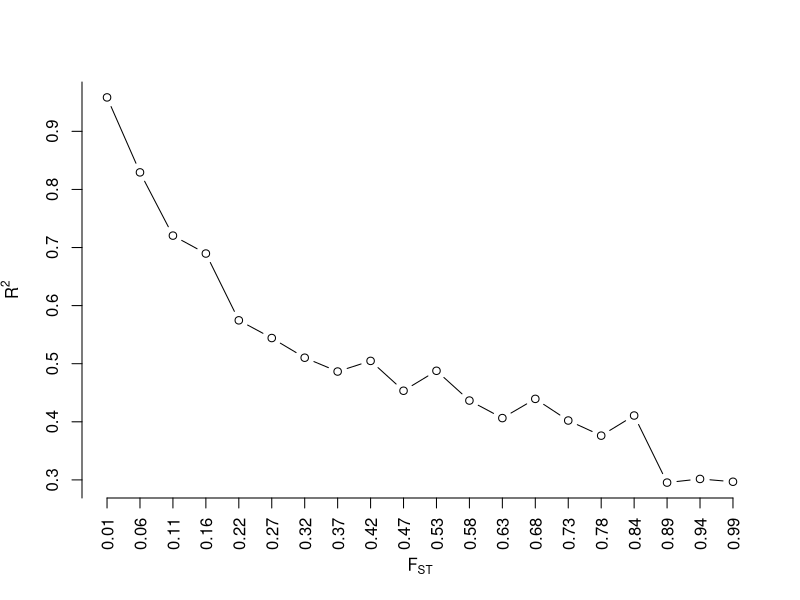
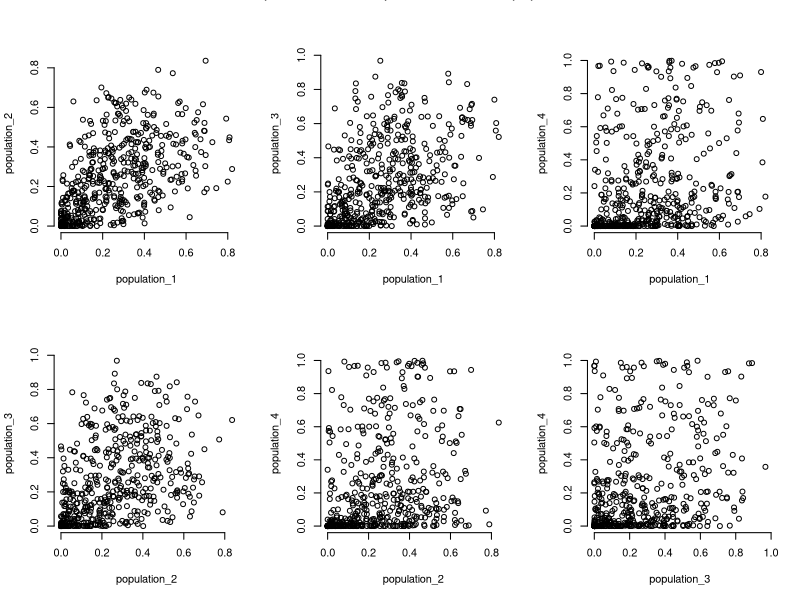
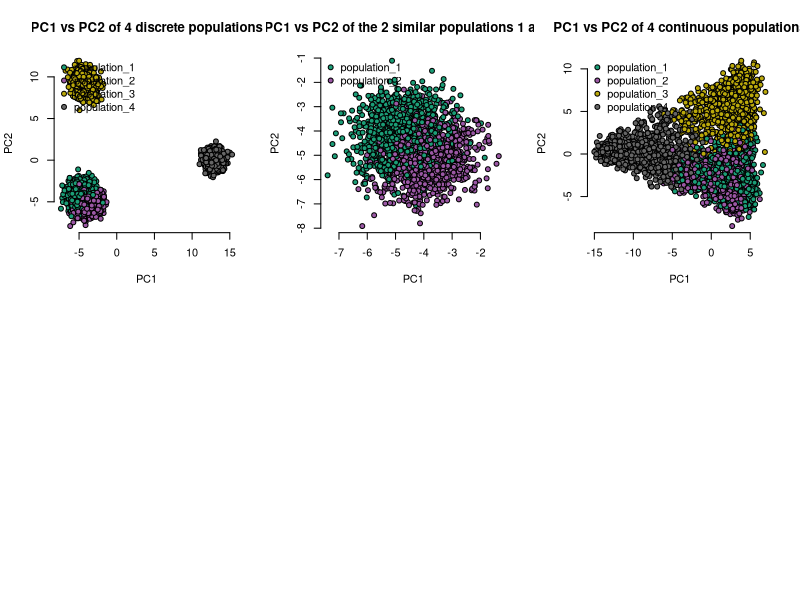

These charts were generated, in order, by the following R code:
## ---- chunk 1
library(gtools) # a library
## ---- chunk 2
M <- 500 # number of alleles or SNPs
n_pops <- 4 # number of populations
N <- 1000 # 20 individuals in each n_pops
f_pop12 <- 0.09
f_pop3 <- 0.19 # a third, distant, unrelated population
f_pop4 <- 0.4 # a fourth population
## ---- chunk 3
ancestral_allele_freqs <- runif(M, 0.01, 0.5)
sh1 <- ((1-f_pop12)/f_pop12)*ancestral_allele_freqs
sh2 <- ((1-f_pop12)/(f_pop12))*(1-ancestral_allele_freqs)
pop1_allele_freqs <- rbeta(M, shape1 = sh1, shape2 = sh2)
pop2_allele_freqs <- rbeta(M, shape1 = sh1, shape2 = sh2)
pop3_allele_freqs <- rbeta(M, shape1 = ((1-f_pop3)/f_pop3)*ancestral_allele_freqs, shape2=((1-f_pop3)/(f_pop3))*(1-ancestral_allele_freqs))
pop4_allele_freqs <- rbeta(M, shape1 = ((1-f_pop4)/f_pop4)*ancestral_allele_freqs, shape2=((1-f_pop4)/(f_pop4))*(1-ancestral_allele_freqs))

all_allele_freqs <- list(pop1_allele_freqs, pop2_allele_freqs, pop3_allele_freqs, pop4_allele_freqs)
names(all_allele_freqs) <- paste0('population_', 1:4)
## ---- chunk 4
# generate many Fst values
fst_vector <- round(seq(0.01, 0.99, length.out=20), 2) # 20 fsts ranging from 0.01 to 0.99
per_fst <- lapply(fst_vector, function(each_fst){
  
  sh1 <- ((1-each_fst)/each_fst)*ancestral_allele_freqs
  sh2 <- ((1-each_fst)/(each_fst))*(1-ancestral_allele_freqs)
  temp_allele_frq <- rbeta(M, shape1 = sh1, shape2 = sh2)
  deviation <- cor(ancestral_allele_freqs, temp_allele_frq) #|> suppressWarnings()
  return(deviation)
})
## ---- chunk 5
cor_deviation <- per_fst |> unlist()

plot(cor_deviation, frame.plot=F, xaxt='n', yaxt='n', type='b', xlab = expression(F[ST]), ylab=expression(R^2))
axis(1, at=rep(1:length(cor_deviation), by=1), labels = fst_vector, las=2)
axis(2, at=seq(0, 1, 0.1))
## ---- chunk 6
layout(matrix(c(1,2,3,4,5,6), nrow = 2, ncol = 3, byrow = T))
names_pop <- names(all_allele_freqs)
for(i in 1:4){
    for(j in 1:4){
        if(i == j){ # we don't want to plot pop1 vs pop1 e.t.c.
            next
        } else if (i < j) {
            #cor_ <- round(cor(all_allele_freqs[[i]], all_allele_freqs[[j]]), 2)
            plot(all_allele_freqs[[i]], all_allele_freqs[[j]], xlab = names_pop[i], ylab = names_pop[j], frame.plot = F)
            #abline(a=0, b=cor_, col='red')
            #mtext(cor_)
        }
    }
}
mtext('Scatterplot of allele frequencies for each population', outer = T)
## ---- chunk 7
genotypes <- lapply(seq_along(all_allele_freqs), function(i){
    matrix(data=rbinom(n=N*M, size=2, prob = all_allele_freqs[[i]]), nrow = N, ncol = M, byrow = T)
})

genotypes <- do.call(rbind, genotypes)
shuffle <- sample(1:nrow(genotypes)) # I will shuffle the data
genotypes <- genotypes[shuffle, ]
pops <- rep(names(all_allele_freqs), each=N)
pops <- pops[shuffle] # shuffle pops too, since it tells me what populations the genotypes come from

cat('Here is what the genotypes look like\n')
genotypes[1:5, 1:5]

cat('And here is what the population designation looks like \n')
pops[1:5]
## ---- chunk 8
# first change the row names of the genotype data to reflect the populations
#rownames(genotypes) <- pops
# I need to make sure that there are some variations in the SNPS - if there aren't any, I should remove them
pca_genotypes <- genotypes[ , which(apply(genotypes, 2, var) != 0)]
# PCA
pca_dt <- prcomp(pca_genotypes, scale.=T, center=T)
pca_dt$x[1:5, 1:5]
## ---- chunk 9
# colors
mycolors <- colorRampPalette(RColorBrewer::brewer.pal(8, "Dark2"))(n_pops)
#mycolors <- c('red', 'orange', 'green', 'blue')
color_coding <- factor(pops, labels = mycolors)
plot(pca_dt$x[, 'PC1'], pca_dt$x[, 'PC2'], bg=as.character(color_coding), xlab = 'PC1', ylab = 'PC2', frame.plot = F, pch=21, main='PC1 vs PC2 of 4 discrete populations')
legend('topleft', legend=names_pop, pch=c(21, 21, 21, 21), pt.bg=mycolors, bty = 'n', xpd=NA)
## ---- chunk 10
pop_names <- c('population_1', 'population_2')
idx <- which(pops %in% pop_names)
pca_12 <- pca_dt$x[idx, ]
color_coding <- factor(pops[idx], labels = mycolors[1:2])
plot(pca_12[, 'PC1'], pca_12[, 'PC2'], bg=as.character(color_coding), xlab = 'PC1', ylab = 'PC2', frame.plot = F, pch=21, main='PC1 vs PC2 of the 2 similar populations 1 and 2')
legend('topleft', legend=pop_names, pch=c(21, 21), pt.bg=mycolors[1:2], bty = 'n', xpd=NA)
## ---- chunk 11
ss <- sapply(all_allele_freqs, sum)
population_grade <- ss/sum(ss)
#population_grade <- rand_vect_cont(4, 1)
population_grade
## ---- chunk 12
q_matrix <- gtools::rdirichlet(N * n_pops, alpha = population_grade) # I want to simulate, N individuals per population
## ---- chunk 13
# assuming one individual
id1 <- q_matrix[1, ]
q_counts <- floor(id1 * M) # number of loci shared
q_counts
## ---- chunk 14
remainder_ <- M - sum(q_counts)
q_counts[which.max(q_counts)] <- q_counts[which.max(q_counts)] + remainder_
q_counts
## ---- chunk 15
q_counts_fxn <- function(q_matrix, M){
    apply(q_matrix, 1, function(each_row){
        temp <- floor(each_row * M)
        remainder_ <- M - sum(temp)
        temp[which.max(temp)] <- temp[which.max(temp)] + remainder_
        temp
    }) |> t()
}

q_counts <- q_counts_fxn(q_matrix, M)
q_counts[1:5, ] # for the first 5 individuals
## ---- chunk 16
genotypes <- matrix(NA, nrow = N*n_pops, ncol = M) # remember, N individuals per population

for(q in 1:nrow(q_counts)){
    pop_down <- 1
    m_loci <- 1:M
    i_loci <- list() # this list contains the actual loci an individual has shared among the other populations
    while(pop_down <= ncol(q_counts)){
        # sample pop 1 loci
        pop_loci <- sample(m_loci, size=q_counts[q, pop_down], replace = F)
        if(length(pop_loci) == 0){
            m_loci <- m_loci[m_loci != 0]
            i_loci[[pop_down]] <- 0
        } else {
            m_loci <- m_loci[!m_loci %in% pop_loci]
            i_loci[[pop_down]] <- pop_loci
        }
        pop_down <- pop_down + 1
    }
    
    g_loci <- lapply(seq_along(i_loci), function(i){
        temp <- all_allele_freqs[[i]][i_loci[[i]]]
        rbinom(n = length(temp), size = 2, prob = temp)
    })

    gi <- vector(mode='numeric', length = M)
    for(i in 1:n_pops){
        gi[i_loci[[i]]] <- g_loci[[i]]
    }
    
    genotypes[q, ] <- gi
    
}
## ---- chunk 17
pop <- paste0('population_', apply(q_counts, 1, which.max))
# first change the row names of the genotype data to reflect the populations
rownames(genotypes) <- pop
# I need to make sure that there are some variations in the SNPS - if there aren't any, I should remove them
pca_genotypes <- genotypes[ , which(apply(genotypes, 2, var) != 0)]
# PCA
pca_dt <- prcomp(pca_genotypes, scale.=T, center=T)
pca_dt$x[1:5, 1:5]
## ---- chunk 18
mycolors <- colorRampPalette(RColorBrewer::brewer.pal(8, "Dark2"))(n_pops)
color_coding <- factor(rownames(pca_dt$x), labels = mycolors)
plot(pca_dt$x[, 'PC1'], pca_dt$x[, 'PC2'], bg=color_coding |> as.character(), xlab = 'PC1', ylab = 'PC2', frame.plot = F, pch=21, main='PC1 vs PC2 of 4 continuous populations')
legend('topleft', legend=names_pop, pch=c(21, 21, 21, 21), pt.bg=mycolors, bty = 'n', xpd = NA)
